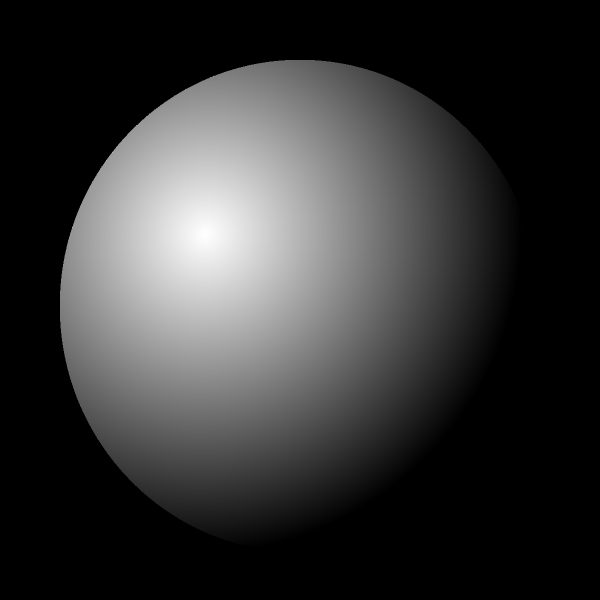
#> input picture images/sphere.png, 1200 x 1200 px (shown at 1/2 size)
$ python slice.py
#> lines starting #> are read from the running program, lines starting #| are printed output that depends on the picture; after the words box and inside, x2 and y2 are one past the last pixel; in counts of white or black regions, pixels touching at a corner belong together
import os
import cv2
import numpy as np
import colorama
from colorama import Fore

def concat(canvas, graph_h, graph_v):
	board = np.zeros([height+ay, width+ay, 3], np.uint8)
	board[:height, :width] = canvas
	board[height:, :width] = cv2.flip(graph_h, 0)
	board[:height, width:] = cv2.flip(cv2.rotate(graph_v, cv2.cv2.ROTATE_90_CLOCKWISE), 1)
	cv2.rectangle(board, (0, 0), (width, height), (127, 127, 127), 3)
	return board

def draw(img):
	if modes[view] in ['horizontal', 'both']:
		cv2.line(img, (0, mouse[1]), (width, mouse[1]), (255, 0, 255), 1)
	if modes[view] in ['vertical', 'both']:
		cv2.line(img, (mouse[0], 0), (mouse[0], height), (255, 0, 255), 1)
	return img

def plot(axis, p):
	if axis == 'horizontal':
		data = image[p,:,:]
		ax = width
	elif axis == 'vertical':
		data = image[:,p,:]
		ax = height
	graph = np.zeros([ay, ax, 3], np.uint8)
	if modes[view] in [axis, 'both']:
		for c in range(3):
			for x in range(ax):
				i = int(data[x, c]/255*ay*0.9)
				graph[0:i,x,c] = 255
		return graph
	else:
		return graph

def display(image):
	cv2.imshow('display', image)

def mouse_event(event, x, y, flags, param):
	global mouse

	# update cursor position
	if event == cv2.EVENT_MOUSEMOVE:
		mouse = (x,y)
		if y < height and x < width:
			graph_h = plot('horizontal', mouse[1])
			graph_v = plot('vertical', mouse[0])
			canvas = draw(image.copy())
			display(concat(canvas, graph_h, graph_v))

			b, g, r = image[y, x]
			text = Fore.WHITE
			text += '   X:%4d'%x
			text += '   Y:%4d'%y
			text += Fore.RED + '   R:%4d'%r
			text += Fore.GREEN + '   G:%4d'%g
			text += Fore.BLUE + '   B:%4d'%b
			print(text)

if __name__ == '__main__':

	# root directory
	root = os.path.dirname(os.path.abspath(__file__))
	files = ['sphere.png', 'rainbow.jpg', 'shape.png', 'abdomen.jpg', 'chest.jpg']
	modes = ['horizontal', 'vertical', 'both']
	total = len(files)

	# parameter
	mouse = (0, 0)
	ay = 100
	default_length = 460
	index, view = 0, 0

	# enable color in window command shell
	colorama.init()

	while True:

		# load image + info
		image_path = os.path.join(root, 'images', files[index])
		image = cv2.imread(image_path)
#> image is the input picture: shape (1200, 1200, 3); min 0, max 255, mean 53.1

		# resize window
		height, width, _ = image.shape
#> height = 1200; width = 1200
		length = max(height, width)
#> length = 1200
		scale = default_length/length
#> scale = 0.383
		image = cv2.resize(image, (0, 0), fx=scale, fy=scale)
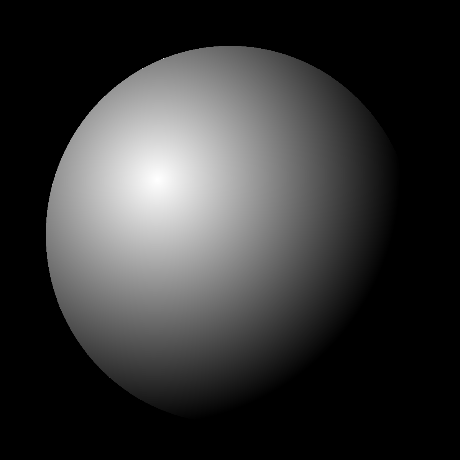
#> image: shape (460, 460, 3); min 0, max 255, mean 53.1
		height, width, _ = image.shape
#> height = 460; width = 460

		# process
		graph_h = plot('horizontal', mouse[1])
#> in plot, `data = image[p,:,:]`: data = 460 rows, first 8: [0, 0, 0], [0, 0, 0], [0, 0, 0], [0, 0, 0], [0, 0, 0], [0, 0, 0], [0, 0, 0], [0, 0, 0]
#> after the loop in plot, `for c in range(3):`: graph: shape (100, 460, 3); every value is 0
		graph_v = plot('vertical', mouse[0])
		canvas = draw(image.copy())

		# display
		display(concat(canvas, graph_h, graph_v))
#> in concat, `board[:height, :width] = canvas`:
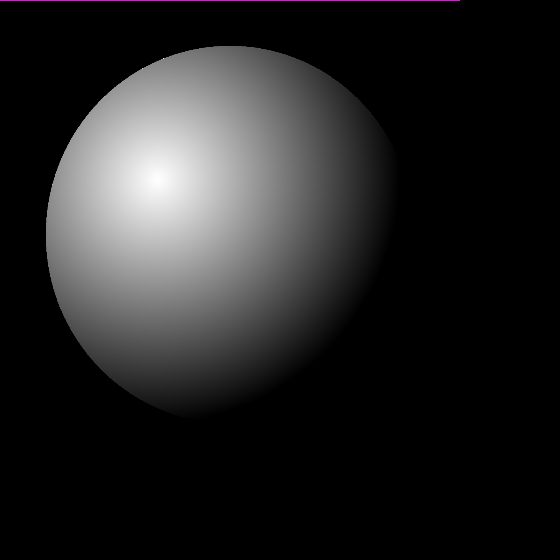
#> board: shape (560, 560, 3); mean of channels 0, 1, 2 36.2, 35.8, 36.2; drawn as B, G, R
#> in concat, `cv2.rectangle(board, (0, 0), (width, height), (127, 127, 127), 3)`:
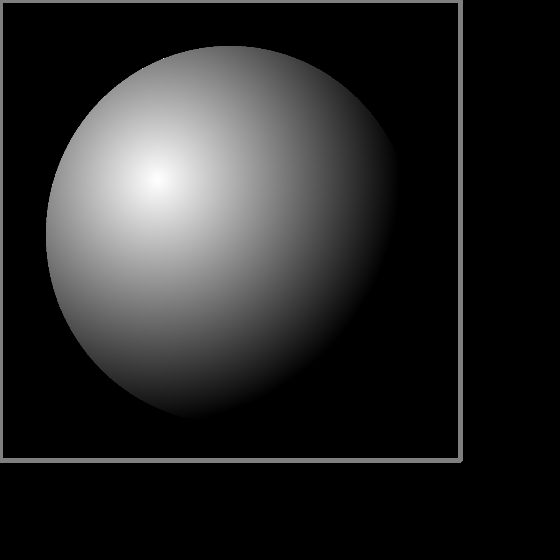
#> board: shape (560, 560, 3); 2.34% of pixels changed, all inside (x1, y1, x2, y2) = (0, 0, 463, 463)

		# user feedback
		cv2.setMouseCallback('display', mouse_event)
		key = cv2.waitKeyEx(0)
#> (key q is pressed here)
		if key in [ord('q'), 27]:
			break
		elif key in [ord('a'), 2424832]:
			index = max(index - 1, 0)
		elif key in [ord('d'), 2555904]:
			index = min(index + 1, total - 1)
		elif key in [ord('w'), 2490368]:
			view = max(view - 1, 0)
		elif key in [ord('s'), 2621440]:
			view = min(view + 1, len(modes) - 1)
